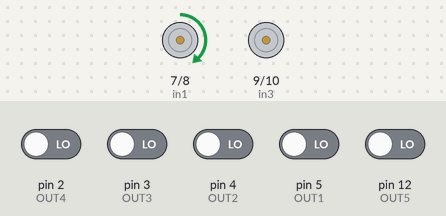
The sketch below on a simulated Arduino Uno, built with avr-gcc and run on an emulated ATmega328P. Parts: motor-driver pin pairs drawn as motors (green arrow = first pin HIGH = forward, orange = second pin HIGH = backward, longer = more drive, scaled by the enable pin). The inputs (shaded band) are chosen by the test bench; at power-on: pin 2 (OUT4), pin 3 (OUT3), pin 4 (OUT2), pin 5 (OUT1), pin 12 (OUT5) LOW. What the sketch prints to the serial monitor is not drawn.

Above: at 3.8 s.
3.9 s: pin 5 (OUT1) driven HIGH
At 5.5 s:
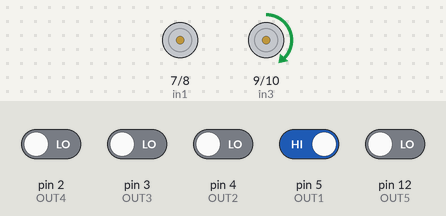
6.0 s: pin 12 (OUT5) driven HIGH
At 8.4 s:
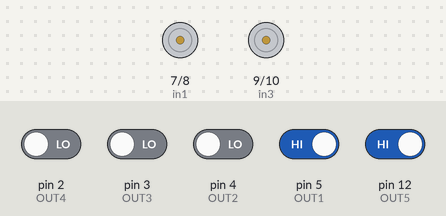
8.7 s: pin 2 (OUT4) driven HIGH
At 13.4 s:
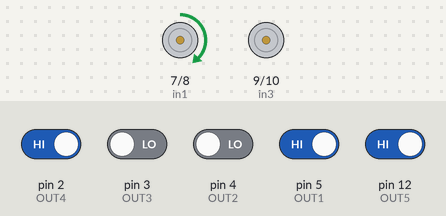
13.7 s: pin 4 (OUT2) driven HIGH
At 15.0 s:
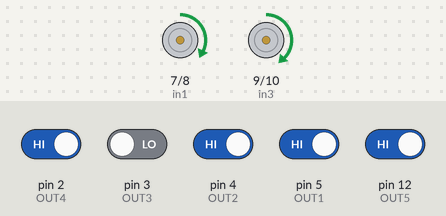
15.8 s: pin 3 (OUT3) driven HIGH
At 16.7 s:
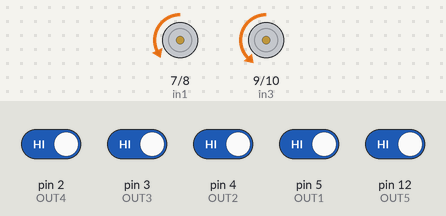
19.3 s: pin 3 (OUT3) driven LOW
Timing chart, 0 to 22.3 s (numbered marks = the images above; inputs shaded):
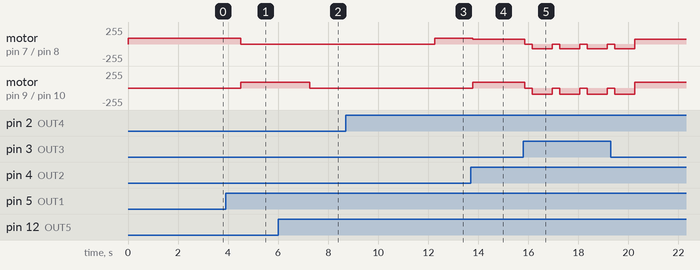

The sketch:

do_line.ino
```cpp
#define in1 7
#define in2 8
#define in3 9
#define in4 10
#define ena 6
#define enb 11

#define OUT1 5
#define OUT2 4
#define OUT3 3
#define OUT4 2
#define OUT5 12

int giatri1, giatri2, giatri3, giatri4, giatri5;

void setup()
{
  // put your setup code here, to run once:
Serial.begin(9600);
  pinMode(in1, OUTPUT);
  pinMode(in2, OUTPUT);
  pinMode(in3, OUTPUT);
  pinMode(in4, OUTPUT);
  pinMode(ena, OUTPUT);
  pinMode(enb, OUTPUT);

  pinMode(OUT1, INPUT); //Cảm biến nhận tín hiệu
  pinMode(OUT2, INPUT);
  pinMode(OUT3, INPUT);
  pinMode(OUT4, INPUT);
  pinMode(OUT5, INPUT);
}

void loop()
{
  // put your main code here, to run repeatedly:
  giatri1 = digitalRead(5) ; //Đọc giá trị cảm biến s1 và gán vào biến giatri1
  giatri2 = digitalRead(4);
  giatri3 = digitalRead(3);
  giatri4 = digitalRead(2);
  giatri5 = digitalRead(12);

  Serial.print("OUT1: ");
  Serial.print(giatri1); Serial.print(" ");
  Serial.print("OUT2: ");
  Serial.print(giatri2); Serial.print(" ");
  Serial.print("OUT3: ");
  Serial.print(giatri3); Serial.print(" ");
  Serial.print("OUT4: ");
  Serial.print(giatri4); Serial.print(" ");
  Serial.print("OUT5: ");
  Serial.print(giatri5); Serial.print(" ");

  if((giatri1 == 1) && (giatri2 == 1) && (giatri3 == 0) && (giatri4 == 1) && (giatri5 == 1)){toi();}

  if((giatri1 == 1) && (giatri2 == 0) && (giatri3 == 0) && (giatri4 == 0) && (giatri5 == 1)) // Gặp line lớn hơn rẻ phải xong dừng
  {
    PHAI();
    delay(1200);
    dung();
    delay(5000);
  }
  if((giatri1 == 0) && (giatri2 == 0) && (giatri3 == 0) && (giatri4 == 0) && (giatri5 == 0)) // Gặp ngã 3 rẻ trái
  {
    TRAI();
    delay(1500);
  }


  if((giatri1 == 1) && (giatri2 == 0) && (giatri3 == 1) && (giatri4 == 1) && (giatri5 == 1)){TRAI();}
  if((giatri1 == 0) && (giatri2 == 1) && (giatri3 == 1) && (giatri4 == 1) && (giatri5 == 1)){TRAI();}
  if((giatri1 == 1) && (giatri2 == 0) && (giatri3 == 0) && (giatri4 == 1) && (giatri5 == 1)){TRAI();}
  if((giatri1 == 0) && (giatri2 == 0) && (giatri3 == 1) && (giatri4 == 1) && (giatri5 == 1)){TRAI();}
  if((giatri1 == 0) && (giatri2 == 0) && (giatri3 == 0) && (giatri4 == 1) && (giatri5 == 1)){TRAI();}
  if((giatri1 == 0) && (giatri2 == 0) && (giatri3 == 0) && (giatri4 == 0) && (giatri5 == 1)){TRAI();}

  if((giatri1 == 1) && (giatri2 == 1) && (giatri3 == 1) && (giatri4 == 0) && (giatri5 == 1)){PHAI();}
  if((giatri1 == 1) && (giatri2 == 1) && (giatri3 == 1) && (giatri4 == 1) && (giatri5 == 0)){PHAI();}
  if((giatri1 == 1) && (giatri2 == 1) && (giatri3 == 0) && (giatri4 == 0) && (giatri5 == 1)){PHAI();}
  if((giatri1 == 1) && (giatri2 == 1) && (giatri3 == 0) && (giatri4 == 0) && (giatri5 == 0)){PHAI();}
  if((giatri1 == 1) && (giatri2 == 0) && (giatri3 == 0) && (giatri4 == 0) && (giatri5 == 0)){PHAI();}
  if((giatri1 == 1) && (giatri2 == 1) && (giatri3 == 1) && (giatri4 == 0) && (giatri5 == 0)){PHAI();}

  if((giatri1 == 1) && (giatri2 == 1) && (giatri3 == 1) && (giatri4 == 1) && (giatri5 == 1))
  {
    dung();
    delay(300);
    lui();
    delay(800);
  }


}

void toi()
{
  analogWrite(ena, 70);
  analogWrite(enb, 65);
  digitalWrite(in1, HIGH);
  digitalWrite(in2, LOW);
  digitalWrite(in3, HIGH);
  digitalWrite(in4, LOW);
}

void TRAI()
{
  analogWrite(ena, 90);
  analogWrite(enb, 0);
  digitalWrite(in1, HIGH);
  digitalWrite(in2, LOW);
  digitalWrite(in3, LOW);
  digitalWrite(in4, HIGH);
}
void PHAI()
{
  analogWrite(ena, 0);
  analogWrite(enb, 90);
  digitalWrite(in1, LOW);
  digitalWrite(in2, HIGH);
  digitalWrite(in3, HIGH);
  digitalWrite(in4, LOW);
}
void dung()
{
  digitalWrite(in1, LOW);
  digitalWrite(in2, LOW);
  digitalWrite(in3, LOW);
  digitalWrite(in4, LOW);
}
void lui()
{
  analogWrite(ena, 70);
  analogWrite(enb, 65);
  digitalWrite(in1, LOW);
  digitalWrite(in2, HIGH);
  digitalWrite(in3, LOW);
  digitalWrite(in4, HIGH);
}
```

Measured:
- after the input at 3.9 s, motor on pin 7 (in1) / pin 8 (in2): forward 90/255 → stopped after 0.60 s; motor on pin 9 (in3) / pin 10 (in4): stopped → forward 90/255 after 0.60 s
- after the input at 6.0 s, motor on pin 9 (in3) / pin 10 (in4): forward 90/255 → stopped after 1.3 s
- after the input at 8.7 s, motor on pin 7 (in1) / pin 8 (in2): stopped → forward 90/255 after 3.6 s; motor on pin 9 (in3) / pin 10 (in4): stays stopped (without the input it goes to forward 90/255 after 3.6 s)
- after the input at 13.7 s, motor on pin 7 (in1) / pin 8 (in2): forward 90/255 → forward 70/255 after 0.07 s; motor on pin 9 (in3) / pin 10 (in4): stopped → forward 90/255 after 0.07 s
- after the input at 15.8 s, motor on pin 7 (in1) / pin 8 (in2): alternates backward 70/255 for 0.80 s and stopped for 0.30 s, starting after 0.05 s; motor on pin 9 (in3) / pin 10 (in4): alternates backward 90/255 for 0.80 s and stopped for 0.30 s, starting after 0.05 s
